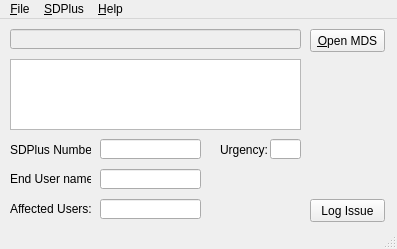
<?xml version="1.0" encoding="UTF-8"?>
<ui version="4.0">
 <class>MainWindow</class>
 <widget class="QMainWindow" name="MainWindow">
  <property name="geometry">
   <rect>
    <x>0</x>
    <y>0</y>
    <width>397</width>
    <height>249</height>
   </rect>
  </property>
  <property name="maximumSize">
   <size>
    <width>397</width>
    <height>249</height>
   </size>
  </property>
  <property name="windowTitle">
   <string>Remedy Logging System</string>
  </property>
  <widget class="QWidget" name="centralwidget">
   <widget class="QLineEdit" name="filepath">
    <property name="enabled">
     <bool>false</bool>
    </property>
    <property name="geometry">
     <rect>
      <x>10</x>
      <y>10</y>
      <width>291</width>
      <height>20</height>
     </rect>
    </property>
   </widget>
   <widget class="QPushButton" name="openMds">
    <property name="geometry">
     <rect>
      <x>310</x>
      <y>10</y>
      <width>75</width>
      <height>23</height>
     </rect>
    </property>
    <property name="text">
     <string>&amp;Open MDS</string>
    </property>
    <property name="shortcut">
     <string>Ctrl+O</string>
    </property>
   </widget>
   <widget class="QLineEdit" name="sdplus">
    <property name="geometry">
     <rect>
      <x>100</x>
      <y>120</y>
      <width>101</width>
      <height>20</height>
     </rect>
    </property>
   </widget>
   <widget class="QLineEdit" name="urgency">
    <property name="geometry">
     <rect>
      <x>270</x>
      <y>120</y>
      <width>31</width>
      <height>20</height>
     </rect>
    </property>
    <property name="inputMask">
     <string/>
    </property>
    <property name="text">
     <string/>
    </property>
   </widget>
   <widget class="QLabel" name="label">
    <property name="geometry">
     <rect>
      <x>220</x>
      <y>120</y>
      <width>51</width>
      <height>21</height>
     </rect>
    </property>
    <property name="text">
     <string>Urgency:</string>
    </property>
   </widget>
   <widget class="QLabel" name="label_2">
    <property name="geometry">
     <rect>
      <x>10</x>
      <y>120</y>
      <width>81</width>
      <height>21</height>
     </rect>
    </property>
    <property name="text">
     <string>SDPlus Number:</string>
    </property>
   </widget>
   <widget class="QLineEdit" name="endUserName">
    <property name="geometry">
     <rect>
      <x>100</x>
      <y>150</y>
      <width>101</width>
      <height>20</height>
     </rect>
    </property>
   </widget>
   <widget class="QLabel" name="label_3">
    <property name="geometry">
     <rect>
      <x>10</x>
      <y>150</y>
      <width>81</width>
      <height>20</height>
     </rect>
    </property>
    <property name="text">
     <string>End User name:</string>
    </property>
   </widget>
   <widget class="QLabel" name="label_4">
    <property name="geometry">
     <rect>
      <x>10</x>
      <y>180</y>
      <width>81</width>
      <height>20</height>
     </rect>
    </property>
    <property name="text">
     <string>Affected Users:</string>
    </property>
   </widget>
   <widget class="QLineEdit" name="affectedUsers">
    <property name="geometry">
     <rect>
      <x>100</x>
      <y>180</y>
      <width>101</width>
      <height>20</height>
     </rect>
    </property>
   </widget>
   <widget class="QPushButton" name="logIssue">
    <property name="geometry">
     <rect>
      <x>310</x>
      <y>180</y>
      <width>75</width>
      <height>23</height>
     </rect>
    </property>
    <property name="text">
     <string>Log Issue</string>
    </property>
   </widget>
   <widget class="QPlainTextEdit" name="summary">
    <property name="geometry">
     <rect>
      <x>10</x>
      <y>40</y>
      <width>291</width>
      <height>71</height>
     </rect>
    </property>
   </widget>
  </widget>
  <widget class="QMenuBar" name="menubar">
   <property name="geometry">
    <rect>
     <x>0</x>
     <y>0</y>
     <width>397</width>
     <height>21</height>
    </rect>
   </property>
   <widget class="QMenu" name="menuFile">
    <property name="title">
     <string>&amp;File</string>
    </property>
    <addaction name="actionReset_Form"/>
    <addaction name="separator"/>
    <addaction name="actionSettings"/>
    <addaction name="actionQuit"/>
   </widget>
   <widget class="QMenu" name="menuSDPlus">
    <property name="title">
     <string>&amp;SDPlus</string>
    </property>
    <addaction name="actionCreate_SDPlus_Record"/>
    <addaction name="separator"/>
    <addaction name="actionAttach_MDS_to_SDPlus_Record"/>
    <addaction name="actionUpdate_Group"/>
    <addaction name="actionUpdate_Requester"/>
    <addaction name="actionUpdate_Status"/>
    <addaction name="actionUpdate_Subject"/>
    <addaction name="actionUpdate_Urgency"/>
   </widget>
   <widget class="QMenu" name="menuHelp">
    <property name="title">
     <string>&amp;Help</string>
    </property>
    <addaction name="actionAbout"/>
   </widget>
   <addaction name="menuFile"/>
   <addaction name="menuSDPlus"/>
   <addaction name="menuHelp"/>
  </widget>
  <widget class="QStatusBar" name="statusbar"/>
  <action name="actionSettings">
   <property name="enabled">
    <bool>true</bool>
   </property>
   <property name="text">
    <string>S&amp;ettings</string>
   </property>
   <property name="shortcut">
    <string>Ctrl+E</string>
   </property>
  </action>
  <action name="actionReset_Form">
   <property name="text">
    <string>&amp;Reset Form</string>
   </property>
   <property name="shortcut">
    <string>Ctrl+R</string>
   </property>
  </action>
  <action name="actionQuit">
   <property name="text">
    <string>&amp;Quit</string>
   </property>
   <property name="shortcut">
    <string>Ctrl+Q</string>
   </property>
  </action>
  <action name="actionUpdate_SDPlus_Number_in_MDS">
   <property name="enabled">
    <bool>false</bool>
   </property>
   <property name="text">
    <string>Update SDPlus Number in MDS</string>
   </property>
  </action>
  <action name="actionRepull_all_MDS_details">
   <property name="text">
    <string>Repull all MDS details</string>
   </property>
  </action>
  <action name="actionCreate_SDPlus_Record">
   <property name="text">
    <string>&amp;Create SDPlus Record</string>
   </property>
  </action>
  <action name="actionAttach_MDS_to_SDPlus_Record">
   <property name="text">
    <string>&amp;Attach MDS</string>
   </property>
  </action>
  <action name="actionUpdate_Group">
   <property name="text">
    <string>Update &amp;Group to 'Back Office Third Party/CSC'</string>
   </property>
  </action>
  <action name="actionUpdate_Subject">
   <property name="text">
    <string>Update Su&amp;bject</string>
   </property>
  </action>
  <action name="actionUpdate_Record_Description">
   <property name="text">
    <string>Update Description</string>
   </property>
  </action>
  <action name="actionUpdate_Requester">
   <property name="text">
    <string>Update &amp;Requester</string>
   </property>
  </action>
  <action name="actionAbout">
   <property name="enabled">
    <bool>true</bool>
   </property>
   <property name="text">
    <string>&amp;About</string>
   </property>
  </action>
  <action name="actionUpdate_Status">
   <property name="text">
    <string>Update Status to 'Hold - Awaiting Third Party'</string>
   </property>
  </action>
  <action name="actionUpdate_Urgency">
   <property name="text">
    <string>Update &amp;Urgency</string>
   </property>
  </action>
 </widget>
 <resources/>
 <connections/>
</ui>
